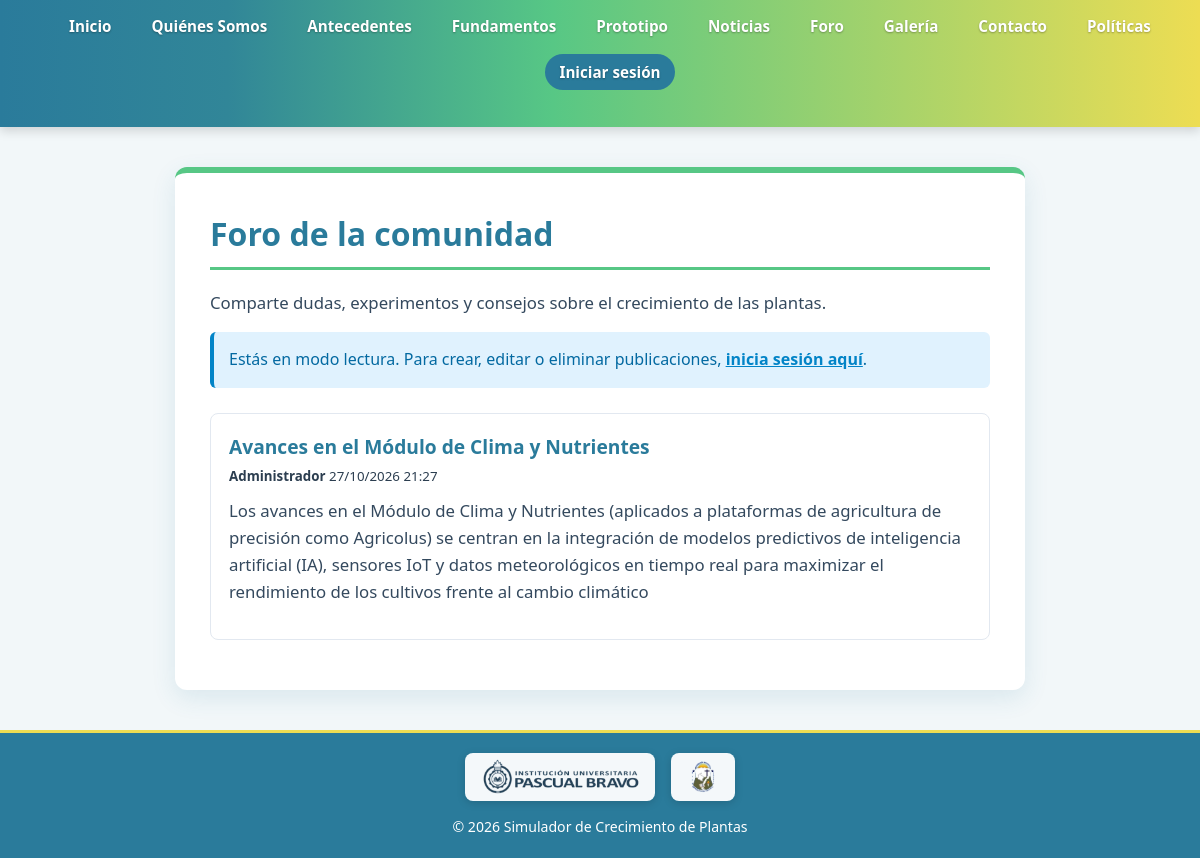
Screenshot of /foro.php with the database file from the repository.
### tables this page shows
CREATE TABLE `foro` (
  `id_publicacion` int(11) NOT NULL,
  `id_usuario` int(11) NOT NULL,
  `titulo` varchar(200) NOT NULL,
  `contenido` text NOT NULL,
  `fecha_publicacion` timestamp NOT NULL DEFAULT current_timestamp()
);

CREATE TABLE `usuarios` (
  `id_usuario` int(11) NOT NULL,
  `nombre` varchar(100) NOT NULL,
  `correo` varchar(150) NOT NULL,
  `contrasena` varchar(255) NOT NULL,
  `rol` enum('usuario','administrador') DEFAULT 'usuario',
  `fecha_registro` timestamp NOT NULL DEFAULT current_timestamp()
);

### foro.php (the view, shortened to what this page needs)
<?php
include_once("conexion.php");
$estaLogueado = isset($_SESSION['id_usuario']) && !empty($_SESSION['id_usuario']);
$idUsuarioSesion = $estaLogueado ? $_SESSION['id_usuario'] : null;
$sql = "SELECT f.id_publicacion, f.id_usuario, f.titulo, f.contenido, f.fecha_publicacion, u.nombre AS autor
        FROM foro f
        INNER JOIN usuarios u ON f.id_usuario = u.id_usuario
        ORDER BY f.fecha_publicacion DESC";
$resultado = $conexion->query($sql);
$idEditar = isset($_GET['editar']) ? intval($_GET['editar']) : 0;
?>
<!DOCTYPE html>
<html lang="es">
<head>
    <link rel="stylesheet" href="styles.css">
</head>
<body>
    <nav>
        <ul>
            <li><a href="index.php">Inicio</a></li>
            <li><a href="QuiénesSomos.html">Quiénes Somos</a></li>
            <li><a href="antecedentes.html">Antecedentes</a></li>
            <li><a href="Fundamentos.html">Fundamentos</a></li>
            <li><a href="Prototipo.html">Prototipo</a></li>
            <li><a href="Noticias.php">Noticias</a></li>
            <li><a href="foro.php"> Foro</a></li>
            <li><a href="Galería.html">Galería</a></li>
            <li><a href="Contacto.php">Contacto</a></li>
            <li><a href="Políticas.html">Políticas</a></li>
            <?php if ($estaLogueado): ?>
                <li><a href="logout.php" style="background-color: #c62828; color: white;">Cerrar sesión</a></li>
            <?php else: ?>
                <li><a href="login.php" style="background-color: #2A7B9B; color: white;">Iniciar sesión</a></li>
            <?php endif; ?>
        </ul>
    </nav>
    <main>
        <div class="tarjeta">
            <h1> Foro de la comunidad</h1>
            <p>Comparte dudas, experimentos y consejos sobre el crecimiento de las plantas.</p>
            <?php if ($estaLogueado && $idEditar === 0): ?>
                <div class="form-foro">
                    <h3>Crear nueva publicación</h3>
                    <form action="foro.php" method="POST">
                        <input type="hidden" name="accion" value="crear">
                        <input type="text" name="titulo" placeholder="Título de tu publicación" required>
                        <textarea name="texto" placeholder="Escribe tu pregunta o aporte..." required></textarea>
                        <button type="submit" class="btn-publicar">Publicar </button>
                    </form>
                </div>
            <?php elseif (!$estaLogueado): ?>
                <div class="mensaje-login">
                     Estás en modo lectura. Para crear, editar o eliminar publicaciones, <a href="login.php" style="color: #0284c7; font-weight: bold; text-decoration: underline;">inicia sesión aquí</a>.
                </div>
            <?php endif; ?>
            <div id="publicaciones">
                <?php if ($resultado && $resultado->num_rows > 0): ?>
                    <?php while ($p = $resultado->fetch_assoc()): ?>
                        <?php if ($estaLogueado && $idEditar === intval($p['id_publicacion']) && $p['id_usuario'] == $idUsuarioSesion): ?>
                            <div class="form-foro" style="border-color: #f59e0b; background-color: #fffbeb;">
                                <h3> Editando publicación</h3>
                                <form action="foro.php" method="POST">
                                    <input type="hidden" name="accion" value="editar">
                                    <input type="hidden" name="id_publicacion" value="<?php echo $p['id_publicacion']; ?>">
                                    <input type="text" name="titulo" value="<?php echo htmlspecialchars($p['titulo']); ?>" required>
                                    <textarea name="texto" required><?php echo htmlspecialchars($p['contenido']); ?></textarea>
                                    <button type="submit" class="btn-publicar" style="background-color: #f59e0b;">Guardar Cambios</button>
                                    <a href="foro.php" class="btn-cancelar">Cancelar</a>
                                </form>
                            </div>
                        <?php else: ?>
                            <article class="post">
                                <h2><?php echo htmlspecialchars($p['titulo']); ?></h2>
                                <small> <b><?php echo htmlspecialchars($p['autor']); ?></b>   <?php echo date("d/m/Y H:i", strtotime($p['fecha_publicacion'])); ?></small>
                                <p style="margin-top: 10px;"><?php echo nl2br(htmlspecialchars($p['contenido'])); ?></p>
                            </article>
                        <?php endif; ?>
                    <?php endwhile; ?>
                <?php else: ?>
                    <p class="vacio">Todavía no hay publicaciones. ¡Sé el primero en aportar!</p>
                <?php endif; ?>
            </div>
        </div>
    </main>
    <footer>
        <div class="footer-contenido">
            <div class="footer-logos">
                <img src="imagenes/image-removebg-preview.png" alt="Institución Universitaria Pascual Bravo" class="logo-footer">
                <img src="imagenes/image-removebg-preview (1).png" alt="I.E. República de Uruguay" class="logo-footer">
            </div>
            <p>© 2026 Simulador de Crecimiento de Plantas</p>
        </div>
    </footer>
</body>
</html>

### styles.css (style rules this page uses)
* { margin: 0; padding: 0; box-sizing: border-box; font-family: 'Segoe UI', Tahoma, Geneva, Verdana, sans-serif; }
body { background-color: #f2f7f9; color: #2c3e50; display: flex; flex-direction: column; min-height: 100vh; line-height: 1.6; }
nav { background: #2A7B9B; background: linear-gradient(90deg, rgba(42, 123, 155, 1) 0%, rgba(49, 134, 152, 1) 19%, rgba(87, 199, 133, 1) 46%, rgba(237, 221, 83, 1) 100%); padding: 14px 20px; box-shadow: 0 4px 10px rgba(0, 0, 0, 0.15); position: sticky; top: 0; z-index: 1000; }
nav ul { list-style: none; display: flex; justify-content: center; align-items: center; flex-wrap: wrap; gap: 12px; }
nav ul li a { color: #ffffff; text-shadow: 0 1px 2px rgba(0, 0, 0, 0.3); text-decoration: none; font-weight: 600; font-size: 0.95rem; padding: 8px 14px; border-radius: 20px; transition: all 0.3s ease; }
main { flex: 1; display: flex; justify-content: center; align-items: flex-start; padding: 40px 20px; }
.tarjeta { background-color: #ffffff; border-radius: 12px; padding: 35px; max-width: 850px; width: 100%; box-shadow: 0 8px 24px rgba(42, 123, 155, 0.12); border-top: 6px solid #57C785; }
h1 { color: #2A7B9B; font-size: 2rem; margin-bottom: 20px; border-bottom: 3px solid #57C785; padding-bottom: 8px; }
p { margin-bottom: 15px; font-size: 1.05rem; color: #34495e; }
ul { margin-left: 20px; margin-bottom: 20px; }
li { margin-bottom: 8px; font-size: 1rem; color: #2c3e50; }
footer { background-color: #2A7B9B; color: #ffffff; text-align: center; padding: 20px 16px; margin-top: auto; font-size: 0.9rem; border-top: 3px solid #EDDD53; }
.footer-contenido { display: flex; flex-direction: column; align-items: center; justify-content: center; gap: 15px; max-width: 1200px; margin: 0 auto; }
.footer-logos { display: flex; align-items: center; justify-content: center; gap: 16px; flex-wrap: wrap; }
.logo-footer { height: 48px; width: auto; object-fit: contain; background-color: rgba(255, 255, 255, 0.95); padding: 6px 14px; border-radius: 8px; box-shadow: 0 2px 8px rgba(0, 0, 0, 0.15); transition: transform 0.3s ease; }
footer p { color: #ffffff; margin: 0; font-size: 0.88rem; }

### foro.php (style rules this page uses)
.post { background: #ffffff; border: 1px solid #e2e8f0; border-radius: 8px; padding: 18px; margin-bottom: 15px; position: relative; }
.post h2 { margin-top: 0; color: #2A7B9B; font-size: 1.2rem; }
.mensaje-login { background-color: #e0f2fe; border-left: 4px solid #0284c7; padding: 15px; border-radius: 6px; color: #0369a1; margin-bottom: 25px; }

### rows the page displays
foro: titulo "Avances en el Módulo de Clima y Nutrientes", id_usuario.nombre "Administrador", fecha_publicacion "27/10/2026 21:27", contenido "Los avances en el Módulo de Clima y Nutrientes (aplicados a plataformas de agricultura de precisión como Agricolus) se centran en la integración de modelos predictivos de inteligencia artificial (IA), sensores IoT y datos meteorológicos en tiempo real para maximizar el rendimiento de los cultivos frente al cambio climático"
